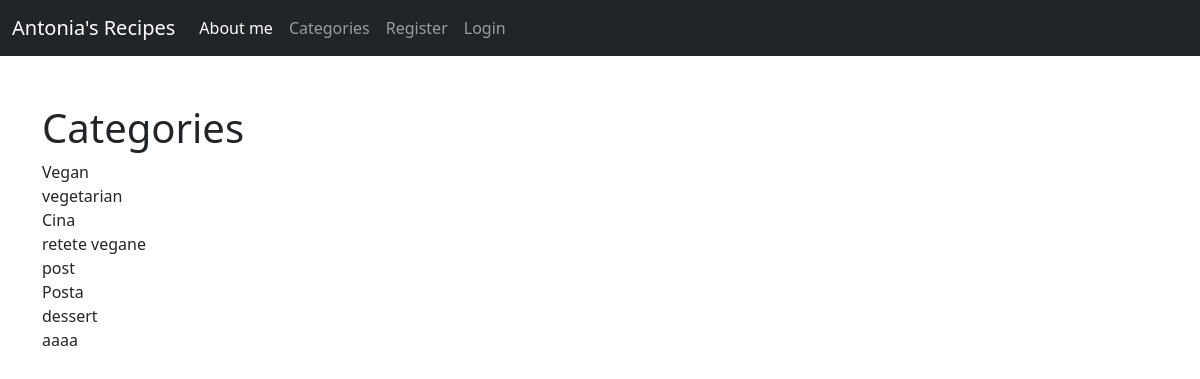
The page /category-list/ on the database its author committed.
### core/models.py (models this page shows, shortened)
class Category(models.Model):
    name = models.CharField(max_length=255)
    def __str__(self):
        return self.name

### core/views.py (the view)
# urls.py: path('category-list/',CategoryListView, name='category-list'),
def CategoryListView(request):
    cat_menu_list = Category.objects.all()
    return render(request, 'category_list.html', {'cat_menu_list': cat_menu_list})

### core/templates/category_list.html (shortened to what this page needs)
{% extends 'base.html' %}
{% block content%}
 <h1>Categories</h1>
{% for cat in cat_menu_list %}
    <a class="dropdown-item" href="{% url 'category' cat %}"> {{cat}} </a>
{% endfor %}
{% endblock %}

### rows shown on the page
Category: name "Vegan"
Category: name "vegetarian"
Category: name "Cina"
Category: name "retete vegane"
Category: name "post"
Category: name "Posta"
Category: name "dessert"
Category: name "aaaa"
